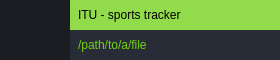
        <widget class="QFrame" name="top_frame">
         <property name="maximumSize">
          <size>
           <width>16777215</width>
           <height>60</height>
          </size>
         </property>
         <property name="styleSheet">
          <string notr="true">background-color: transparent;
border: 0px;</string>
         </property>
         <property name="frameShape">
          <enum>QFrame::NoFrame</enum>
         </property>
         <property name="frameShadow">
          <enum>QFrame::Raised</enum>
         </property>
         <layout class="QHBoxLayout" name="horizontalLayout_2">
          <property name="spacing">
           <number>0</number>
          </property>
          <property name="leftMargin">
           <number>0</number>
          </property>
          <property name="topMargin">
           <number>0</number>
          </property>
          <property name="rightMargin">
           <number>0</number>
          </property>
          <property name="bottomMargin">
           <number>0</number>
          </property>
          <item>
           <widget class="QFrame" name="toggle_menu_frame">
            <property name="maximumSize">
             <size>
              <width>70</width>
              <height>16777215</height>
             </size>
            </property>
            <property name="styleSheet">
             <string notr="true">border: 0px;</string>
            </property>
            <property name="frameShape">
             <enum>QFrame::StyledPanel</enum>
            </property>
            <property name="frameShadow">
             <enum>QFrame::Raised</enum>
            </property>
            <layout class="QVBoxLayout" name="verticalLayout_2">
             <property name="spacing">
              <number>0</number>
             </property>
             <property name="leftMargin">
              <number>0</number>
             </property>
             <property name="topMargin">
              <number>0</number>
             </property>
             <property name="rightMargin">
              <number>0</number>
             </property>
             <property name="bottomMargin">
              <number>0</number>
             </property>
             <item>
              <widget class="QPushButton" name="toggle_button">
               <property name="enabled">
                <bool>true</bool>
               </property>
               <property name="minimumSize">
                <size>
                 <width>70</width>
                 <height>60</height>
                </size>
               </property>
               <property name="styleSheet">
                <string notr="true">QPushButton {
	border: none;
	background-color: rgb(27, 29, 35);
}</string>
               </property>
               <property name="text">
                <string/>
               </property>
              </widget>
             </item>
            </layout>
           </widget>
          </item>
          <item>
           <widget class="QFrame" name="top_details_frame">
            <property name="styleSheet">
             <string notr="true">background: transparent;
border: 0px;</string>
            </property>
            <property name="frameShape">
             <enum>QFrame::StyledPanel</enum>
            </property>
            <property name="frameShadow">
             <enum>QFrame::Raised</enum>
            </property>
            <layout class="QVBoxLayout" name="verticalLayout_3">
             <property name="spacing">
              <number>0</number>
             </property>
             <property name="leftMargin">
              <number>0</number>
             </property>
             <property name="topMargin">
              <number>0</number>
             </property>
             <property name="rightMargin">
              <number>0</number>
             </property>
             <property name="bottomMargin">
              <number>0</number>
             </property>
             <item>
              <widget class="QFrame" name="top_buttons_frame">
               <property name="minimumSize">
                <size>
                 <width>0</width>
                 <height>30</height>
                </size>
               </property>
               <property name="maximumSize">
                <size>
                 <width>16777215</width>
                 <height>16777215</height>
                </size>
               </property>
               <property name="styleSheet">
                <string notr="true">background-color: rgba(115, 210, 22, 100);
border:0px;</string>
               </property>
               <property name="frameShape">
                <enum>QFrame::StyledPanel</enum>
               </property>
               <property name="frameShadow">
                <enum>QFrame::Raised</enum>
               </property>
               <layout class="QHBoxLayout" name="horizontalLayout_3">
                <property name="spacing">
                 <number>0</number>
                </property>
                <property name="leftMargin">
                 <number>0</number>
                </property>
                <property name="topMargin">
                 <number>0</number>
                </property>
                <property name="rightMargin">
                 <number>0</number>
                </property>
                <property name="bottomMargin">
                 <number>0</number>
                </property>
                <item>
                 <widget class="QFrame" name="app_name_frame">
                  <property name="styleSheet">
                   <string notr="true"/>
                  </property>
                  <property name="frameShape">
                   <enum>QFrame::StyledPanel</enum>
                  </property>
                  <property name="frameShadow">
                   <enum>QFrame::Raised</enum>
                  </property>
                  <layout class="QHBoxLayout" name="horizontalLayout_5">
                   <property name="spacing">
                    <number>0</number>
                   </property>
                   <property name="leftMargin">
                    <number>0</number>
                   </property>
                   <property name="topMargin">
                    <number>0</number>
                   </property>
                   <property name="rightMargin">
                    <number>0</number>
                   </property>
                   <property name="bottomMargin">
                    <number>0</number>
                   </property>
                   <item>
                    <widget class="QLabel" name="app_name_label">
                     <property name="styleSheet">
                      <string notr="true">color: rgb(0,0,0);
padding-left: 5px;</string>
                     </property>
                     <property name="text">
                      <string>ITU - sports tracker</string>
                     </property>
                    </widget>
                   </item>
                  </layout>
                 </widget>
                </item>
                <item>
                 <widget class="QFrame" name="buttons_frame">
                  <property name="maximumSize">
                   <size>
                    <width>120</width>
                    <height>16777215</height>
                   </size>
                  </property>
                  <property name="frameShape">
                   <enum>QFrame::StyledPanel</enum>
                  </property>
                  <property name="frameShadow">
                   <enum>QFrame::Raised</enum>
                  </property>
                  <layout class="QHBoxLayout" name="horizontalLayout_4">
                   <property name="spacing">
                    <number>0</number>
                   </property>
                   <property name="leftMargin">
                    <number>0</number>
                   </property>
                   <property name="topMargin">
                    <number>0</number>
                   </property>
                   <property name="rightMargin">
                    <number>0</number>
                   </property>
                   <property name="bottomMargin">
                    <number>0</number>
                   </property>
                   <item>
                    <widget class="QPushButton" name="minimalize_button">
                     <property name="minimumSize">
                      <size>
                       <width>0</width>
                       <height>30</height>
                      </size>
                     </property>
                     <property name="styleSheet">
                      <string notr="true">QPushButton {
	border: none;
}
QPushButton:hover {
	background-color:rgb(115, 210, 22);
}
QPushButton:pressed {
	background-color: rgb(85, 170, 255);
}</string>
                     </property>
                     <property name="text">
                      <string/>
                     </property>
                    </widget>
                   </item>
                   <item>
                    <widget class="QPushButton" name="full_screen_button">
                     <property name="minimumSize">
                      <size>
                       <width>0</width>
                       <height>30</height>
                      </size>
                     </property>
                     <property name="styleSheet">
                      <string notr="true">QPushButton {
	border: none;
}
QPushButton:hover {
	background-color:rgb(115, 210, 22);
}
QPushButton:pressed {
	background-color: rgb(85, 170, 255);
}</string>
                     </property>
                     <property name="text">
                      <string/>
                     </property>
                    </widget>
                   </item>
                   <item>
                    <widget class="QPushButton" name="close_button">
                     <property name="minimumSize">
                      <size>
                       <width>0</width>
                       <height>30</height>
                      </size>
                     </property>
                     <property name="styleSheet">
                      <string notr="true">QPushButton {
	border: none;
}
QPushButton:hover {
	background-color:rgb(115, 210, 22);
}
QPushButton:pressed {
	background-color: rgb(85, 170, 255);
}</string>
                     </property>
                     <property name="text">
                      <string/>
                     </property>
                    </widget>
                   </item>
                  </layout>
                 </widget>
                </item>
               </layout>
              </widget>
             </item>
             <item>
              <widget class="QFrame" name="top_info_frame">
               <property name="styleSheet">
                <string notr="true">background-color: rgb(39, 44, 54);
border: 0px;</string>
               </property>
               <property name="frameShape">
                <enum>QFrame::StyledPanel</enum>
               </property>
               <property name="frameShadow">
                <enum>QFrame::Raised</enum>
               </property>
               <layout class="QHBoxLayout" name="horizontalLayout_8">
                <property name="spacing">
                 <number>0</number>
                </property>
                <property name="leftMargin">
                 <number>0</number>
                </property>
                <property name="topMargin">
                 <number>0</number>
                </property>
                <property name="rightMargin">
                 <number>0</number>
                </property>
                <property name="bottomMargin">
                 <number>0</number>
                </property>
                <item>
                 <widget class="QLabel" name="file_path_label">
                  <property name="styleSheet">
                   <string notr="true">color: rgb(115, 210, 22);
padding-left: 5px;</string>
                  </property>
                  <property name="text">
                   <string>/path/to/a/file</string>
                  </property>
                 </widget>
                </item>
               </layout>
              </widget>
             </item>
            </layout>
           </widget>
          </item>
         </layout>
        </widget>
